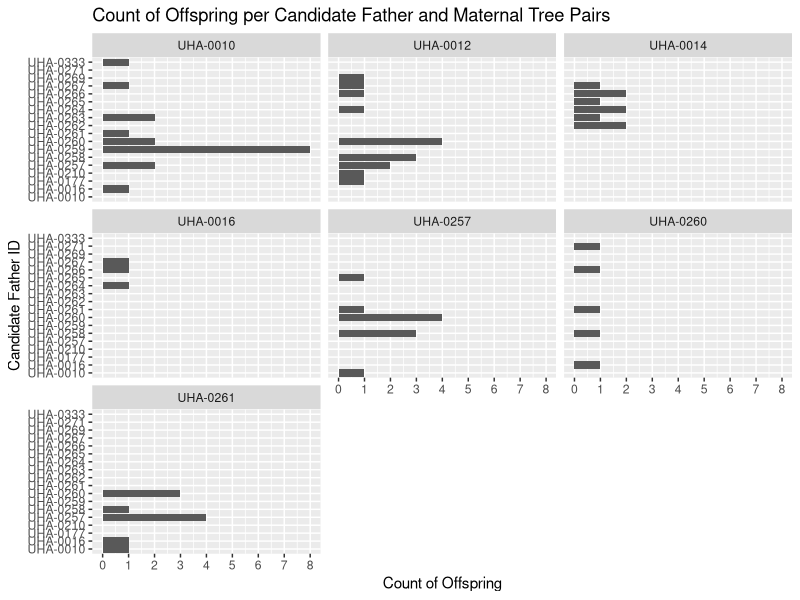
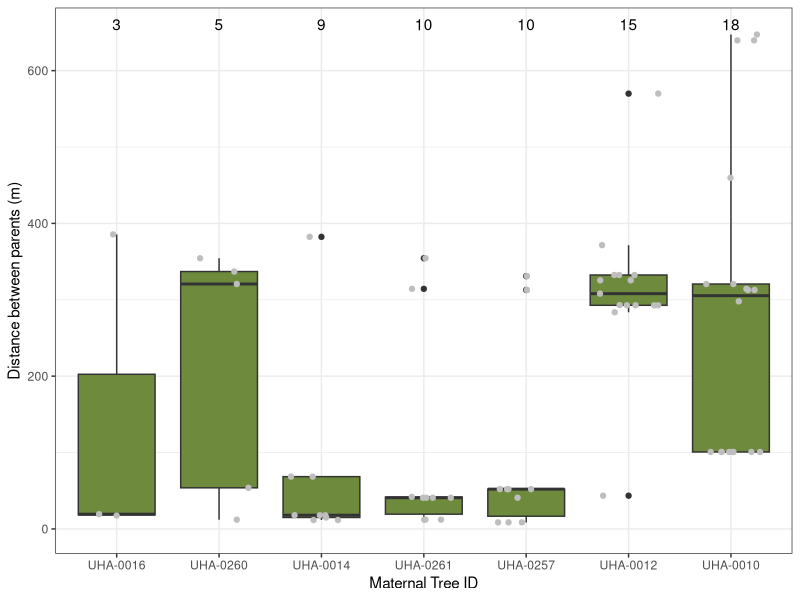
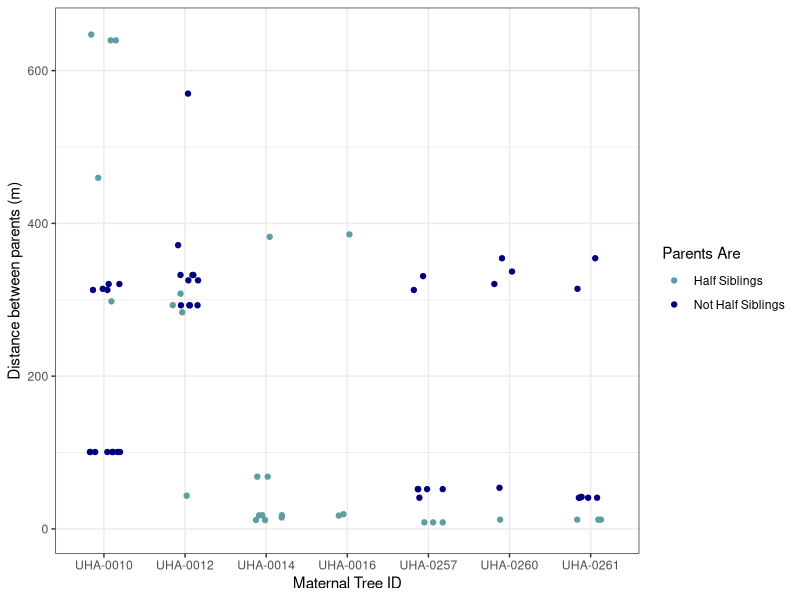
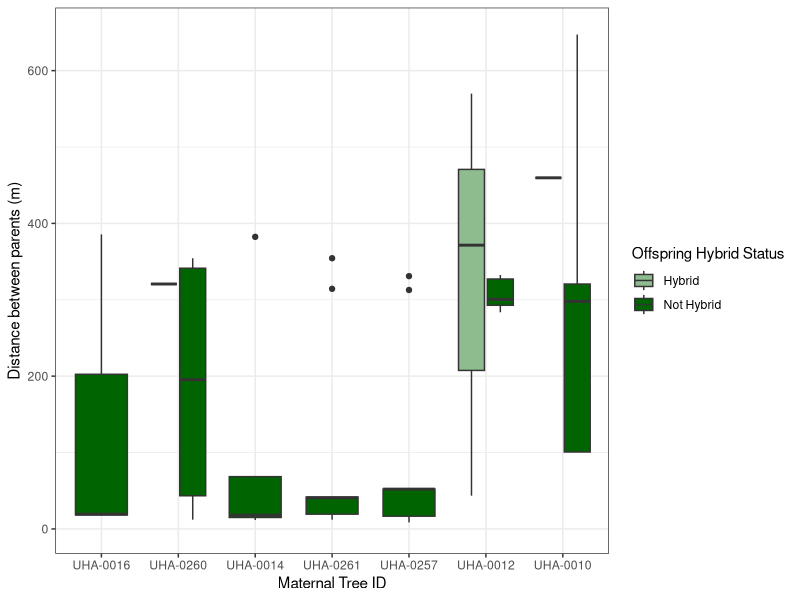

The R source for these figures, in order:
###This script creates barplots of the plots presented in the manuscript
##This code was developed and tested by Mikaely Evans in 2023 


#####################
#     Libraries     #
#####################

library(tidyverse)
library(ggplot2)

###########################
#     Load Data Files     #
###########################

#load full parentage file
full_parentage <- read_csv("Data_Files/CSV_Files/UHA_full_parentage.csv")

###########################
#     Visualizations      #
###########################

#plot bar graphs of the offspring count for each mother and which individual is the father
full_parentage %>%
  drop_na(`Candidate_father_ID`) %>%
  ggplot() +
  geom_bar(aes(y = `Candidate_father_ID`)) +
  facet_wrap(~`Mother_ID`) + 
  scale_x_continuous(n.breaks = 9) +
  labs(title = "Count of Offspring per Candidate Father and Maternal Tree Pairs", 
       y = "Candidate Father ID", x = "Count of Offspring")


mf_boxplot <- full_parentage %>%
  group_by(c(`Mother_ID`)) %>% # Grouped by mother ID for analysis across maternal tree
  filter(!is.na(`Candidate_father_ID`)) %>%
  ggplot(aes(x = fct_rev(fct_infreq(`Mother_ID`)), y = distance_between_parents)) +  #This is making me think that I actually grouped it by count of occurrences lowest to highest instead of highest average distance between parents. As we discussed with Sean, the order is not that important.
  expand_limits(y = c(0, 650)) +  # set limits for graph
  #theme_minimal() +  # set theme
  theme_bw() +  # set theme
  geom_boxplot(fill="darkolivegreen4") +
  geom_jitter(color = "grey", fill = "black", width = 0.3) +
  geom_text(data = . %>% count(`Mother_ID`), aes(label = n, y = 645), vjust = -0.5) + 
  xlab("Maternal Tree ID") + ylab("Distance between parents (m)")

#boxplot of the mothers and fathers 
png("Results/mothers_fathers.png", res = 600,
    width = 3500, height = 3500)

mf_boxplot

dev.off()

#create a column for the renamed cases for half siblings
full_parentage <- full_parentage %>%
  mutate(`Parents Are` = case_when(Half_Sibs == FALSE ~ "Not Half Siblings",
                     TRUE ~ "Half Siblings")
  )

#graph of half-sibling matings group by maternal ID
png("Results/half_sibs_jitter.png", res = 600,
    width = 5000, height = 3500)
full_parentage %>%
  group_by(`Parents Are`) %>%  # group by half siblings to compare the status
  filter(!is.na(`Candidate_father_ID`)) %>%
  filter(!is.na(`Parents Are`)) %>%
  ggplot(aes(x = Mother_ID, y = distance_between_parents, color = `Parents Are`)) +  
  geom_jitter(width = 0.2) +
  expand_limits(y = c(0, 650)) +  # set limits for graph
  scale_color_manual(values = c("cadetblue", "navy")) +
  xlab("Maternal Tree ID") + ylab("Distance between parents (m)") +
  theme_bw()
dev.off()

#organize data frame for hybrid status
full_parentage <- full_parentage %>%
  mutate(`Offspring Hybrid Status` = case_when(Hybrid_Status == FALSE ~ "Not Hybrid",
                                   TRUE ~ "Hybrid"))

#barplot of the percentage of hybrids 
png("Results/hybrid_offpring.png", res = 600,
    width = 5000, height = 3500)
ggplot(data = full_parentage, aes(x = fct_rev(fct_infreq(Mother_ID)), 
                                    y = distance_between_parents, 
                                  fill = `Offspring Hybrid Status`)) +  
  geom_boxplot() +
  scale_fill_manual(values = c("darkseagreen", "darkgreen")) +
  expand_limits(y = c(0, 650)) +  # set limits for graph
  xlab("Maternal Tree ID") + ylab("Distance between parents (m)") +
  theme_bw() 
dev.off()
